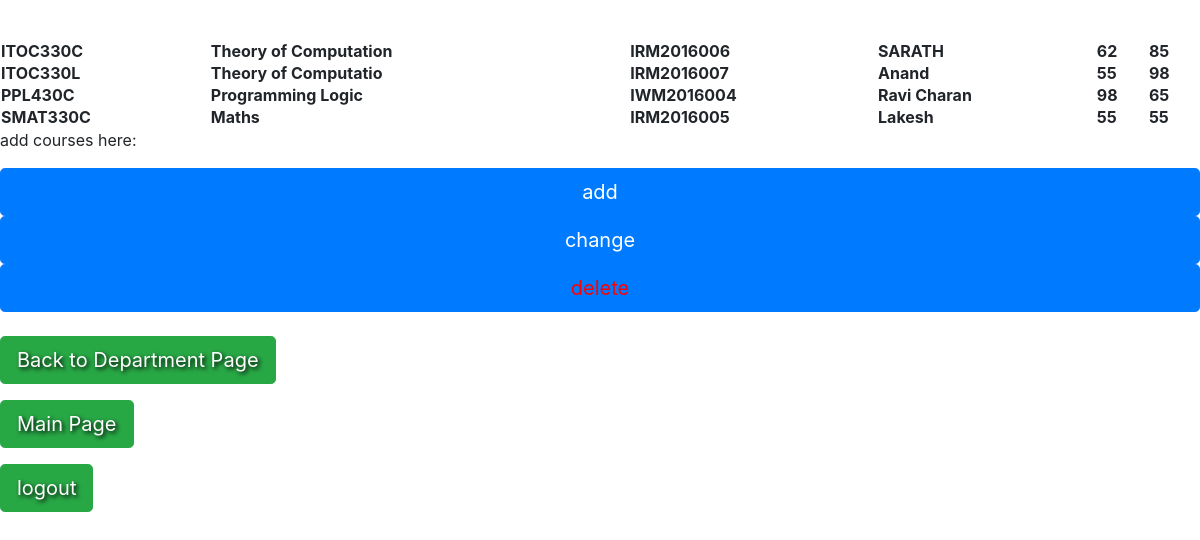
Before: /showAllStudentCourses (signed in) with the older database file.
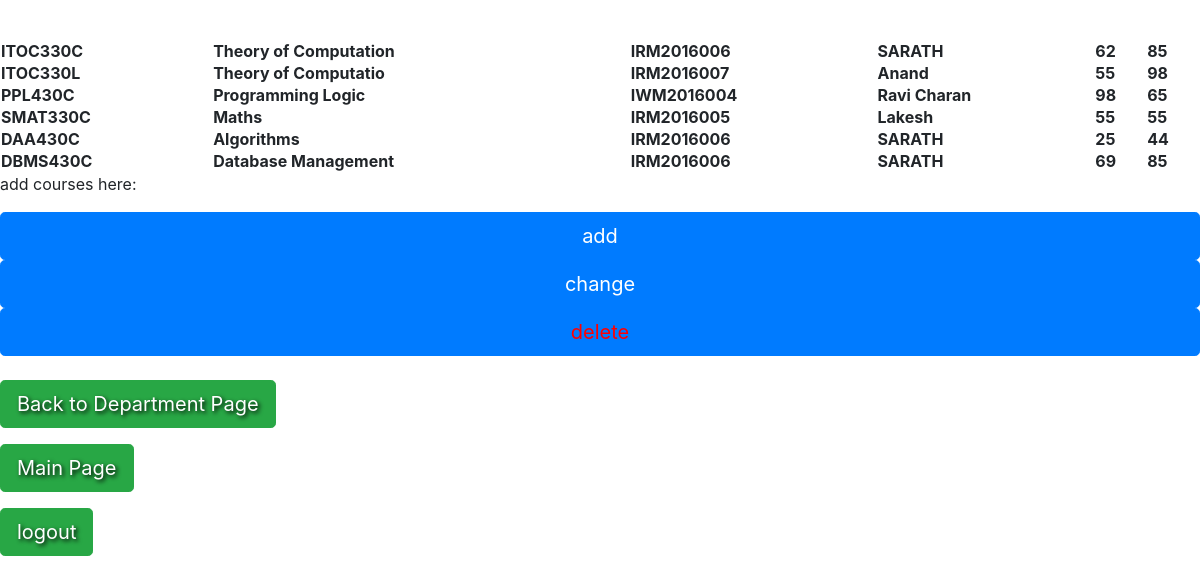
After: the same page with the newer database file.
### models.py (models this page shows, shortened)
class StudentCourse(Base):
    __tablename__='studentCourses'
    courseID = db.Column(db.String(50), primary_key=True,unique=False)
    courseName =  db.Column(db.String(50),unique=False)
    studentID =  db.Column(db.String(50),unique=False)
    studentName =  db.Column(db.String(50),unique=False)
    marks = db.Column(db.Integer(),unique=False)
    attendance = db.Column(db.Integer(),unique=False)

### app.py (the view)
@app.route('/showAllStudentCourses',methods=['POST','GET'])
def showAllStudentCourses():
    if request.method == 'GET' and session['inputName']:
        studcours = StudentCourse.query.all()
        return render_template('studentcourse.html', studcours=studcours)

### templates/studentcourse.html (shortened to what this page needs)
  <link href="http://getbootstrap.com/dist/css/bootstrap.min.css" rel="stylesheet">
    <link href="http://getbootstrap.com/examples/jumbotron-narrow/jumbotron-narrow.css" rel="stylesheet">
    <link href="../static/signup.css" rel="stylesheet">
 <table style = "width: 100%">
  {% for item in studcours %}
  <tr>
        <th>{{ item['courseID'] }} </th>
        <th>{{ item['courseName'] }} </th>
        <th>{{ item['studentID'] }} </th>
        <th>{{ item['studentName'] }} </th>
        <th>{{ item['marks'] }} </th>
        <th>{{ item['attendance'] }} </th>
    </tr>
{% endfor %}
</table>
<p class="pull-right">add courses here:</p>
    <a href="{{ url_for('editStudentCourses') }}"><input type="submit" value="add" class="btn btn-primary btn-lg btn-block"></a>
    <a href="{{ url_for('changeStudentCourses') }}"><input type="submit" value="change" class="btn btn-primary btn-lg btn-block"></a>
     <a href="{{ url_for('deleteStudentCourses') }}"><input type="submit" style="color: red" value="delete" class="btn btn-primary btn-lg btn-block"></a>
<p style="text-shadow: 2px 2px 4px #000000;"><a class="btn btn-lg btn-success" href="{{ url_for('showDepartments') }}" role="button">Back to Department Page</a>
            </p>
    <p style="text-shadow: 2px 2px 4px #000000;"><a class="btn btn-lg btn-success" href="{{ url_for('main') }}" role="button">Main Page</a>
   <p style="text-shadow: 2px 2px 4px #000000;"><a class="btn btn-lg btn-success" href="{{ url_for('logout') }}" role="button">logout</a>
            </p>

Changed rows visible on the page:
added StudentCourse: courseID "DAA430C", courseName "Algorithms", studentID "IRM2016006", studentName "SARATH", marks "25", attendance "44"
added StudentCourse: courseID "DBMS430C", courseName "Database Management", studentID "IRM2016006", studentName "SARATH", marks "69", attendance "85"
